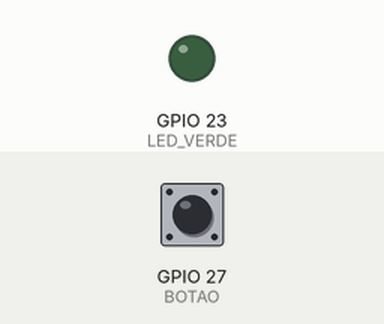
Simulated run of this sketch. Board: ESP32. Shown: output pins drawn as LEDs (lit = HIGH). The test bench sets the inputs (shaded band); at power-on: GPIO 27 (BOTAO) HIGH. What the sketch prints to the serial monitor is not drawn.

Above: at 1.2 s.
1.3 s: GPIO 27 (BOTAO) pulled LOW for 0.15 s
At 2.4 s:
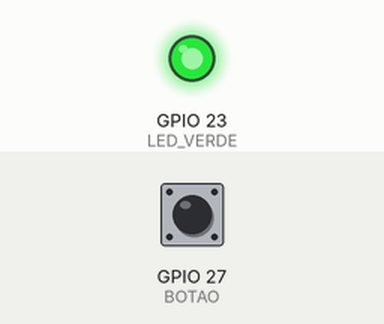
3.0 s: GPIO 27 (BOTAO) pulled LOW for 1 s
At 3.8 s:
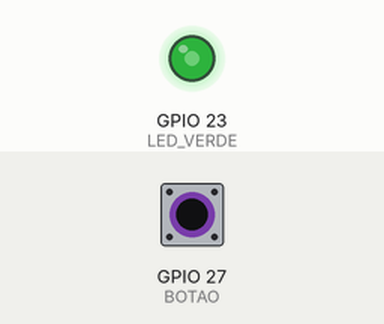
5.5 s: GPIO 27 (BOTAO) pulled LOW for 3.2 s
At 9.3 s:
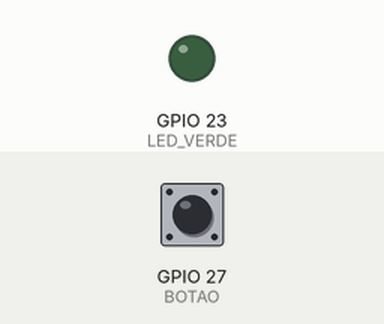
Timing chart, 0 to 10.8 s (numbered marks = the images above; inputs shaded):
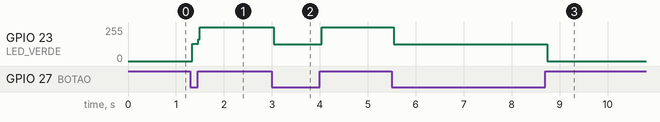

Measured:
- after the input at 1.3 s, GPIO 23 (LED_VERDE): 0/255 → 130/255 at once, → 255/255 0.12 s later
- after the input at 3.0 s, GPIO 23 (LED_VERDE): 255/255 → 125/255 at once, → 255/255 1.0 s later
- after the input at 5.5 s, GPIO 23 (LED_VERDE): 255/255 → 125/255 at once, → 0/255 3.2 s later

The sketch:

codigo2_ingenuo.ino
```cpp
// Aula 0 - Codigo 2: alterna o LED enquanto o botao esta apertado
#define BOTAO      27
#define LED_VERDE  23

bool ledLigado = false;

void setup() {
  Serial.begin(115200);
  pinMode(BOTAO, INPUT_PULLUP);
  pinMode(LED_VERDE, OUTPUT);
}

void loop() {
  if (digitalRead(BOTAO) == LOW) {     // enquanto estiver apertado...
    ledLigado = !ledLigado;            // ...inverte o LED
    digitalWrite(LED_VERDE, ledLigado);
    Serial.println("alternou");
  }
}
```
